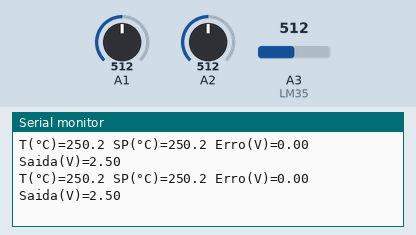
A sketch run on a simulated Arduino Uno, built with avr-gcc and run on an emulated ATmega328P. Parts: the last lines printed to the serial monitor. The inputs (shaded band) are chosen by the test bench; at power-on: A1 = 512, A2 = 512, A3 (LM35) = 512.

Above: at 1.8 s.
1.9 s: A1 set to 716
At 2.8 s:
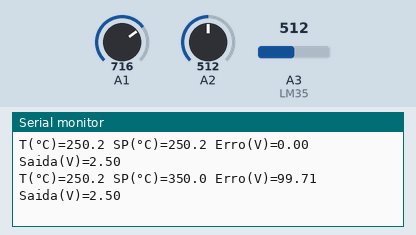
3.4 s: A2 set to 716
At 4.5 s:
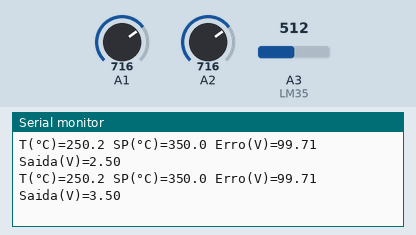
4.9 s: A3 (LM35) set to 716
At 5.8 s:
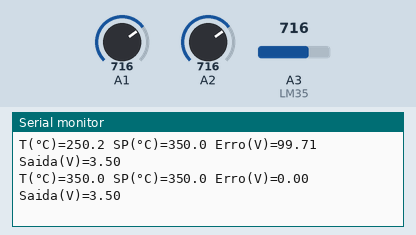
6.4 s: A1 set to 900
At 7.7 s:
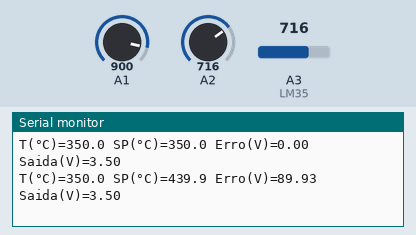
7.9 s: A2 set to 900
At 8.8 s:
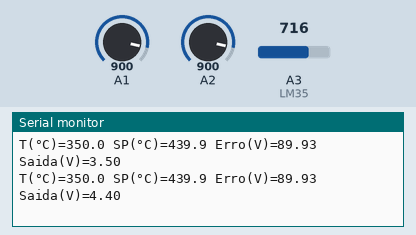
9.4 s: A3 (LM35) set to 900
At 10.7 s:
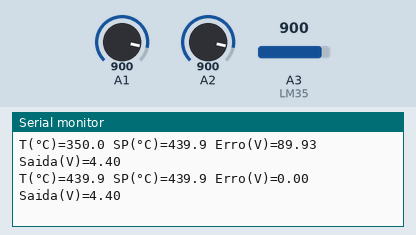
Timing chart, 0 to 11.9 s (numbered marks = the images above; inputs shaded):
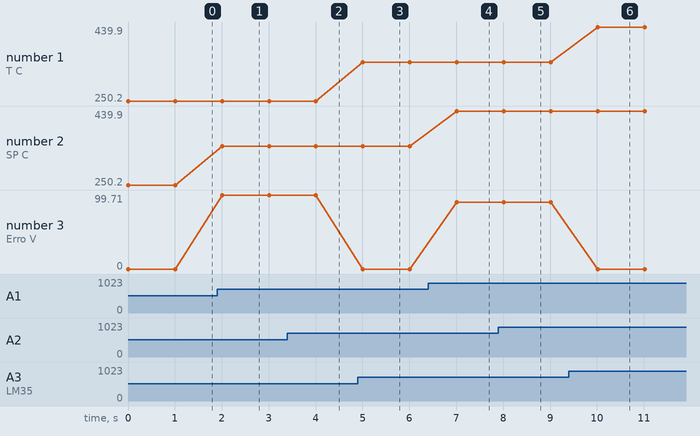

The sketch:

leitor_variaveis.ino
```cpp
void setup() {
  Serial.begin(9600);
}

void loop() {
  // Leitura das entradas analógicas
  int rawTemp = analogRead(A3); // LM35
  int rawRef = analogRead(A1);  // Sinal de referência
  int rawOut = analogRead(A2);  // Saída do controlador PI

  // Conversão para tensão (0-5V)
  float voltageTemp = (rawTemp / 1023.0) * 5.0;
  float voltageRef = (rawRef / 1023.0) * 5.0;
  float voltageOut = (rawOut / 1023.0) * 5.0;

  // Cálculo da temperatura (LM35: 10mV/°C)
  float temperature = voltageTemp * 100.0;

  // Cálculo do setpoint (assumindo mesma escala do LM35)
  float setpoint = voltageRef * 100.0;

  // Cálculo do erro em volts
  float error = setpoint - temperature;

  // Impressão dos valores na saída serial
  Serial.print("T(°C)=");
  Serial.print(temperature, 1);
  Serial.print(" SP(°C)=");
  Serial.print(setpoint, 1);
  Serial.print(" Erro(V)=");
  Serial.print(error, 2);
  Serial.print(" Saida(V)=");
  Serial.print(voltageOut, 2);
  Serial.print("\r\n");
  // Aguarda 5 segundos
  delay(1000);
}
```

Measured:
- after the input at 1.9 s, the serial monitor: prints a new line after 0.10 s (image 1)
- after the input at 3.4 s, the serial monitor: prints a new line after 0.61 s (image 2)
- after the input at 4.9 s, the serial monitor: prints a new line after 0.11 s (image 3)
- after the input at 6.4 s, the serial monitor: prints a new line after 0.62 s (image 4)
- after the input at 7.9 s, the serial monitor: prints a new line after 0.12 s (image 5)
- after the input at 9.4 s, the serial monitor: prints a new line after 0.62 s (image 6)
- plotted number 2: 250.2 → 350 after the input at 1.9 s, 350 → 439.9 after the input at 6.4 s
- plotted number 3: 0 → 99.71 after the input at 1.9 s, 99.71 → 0 after the input at 4.9 s, 0 → 89.93 after the input at 6.4 s, 89.93 → 0 after the input at 9.4 s
